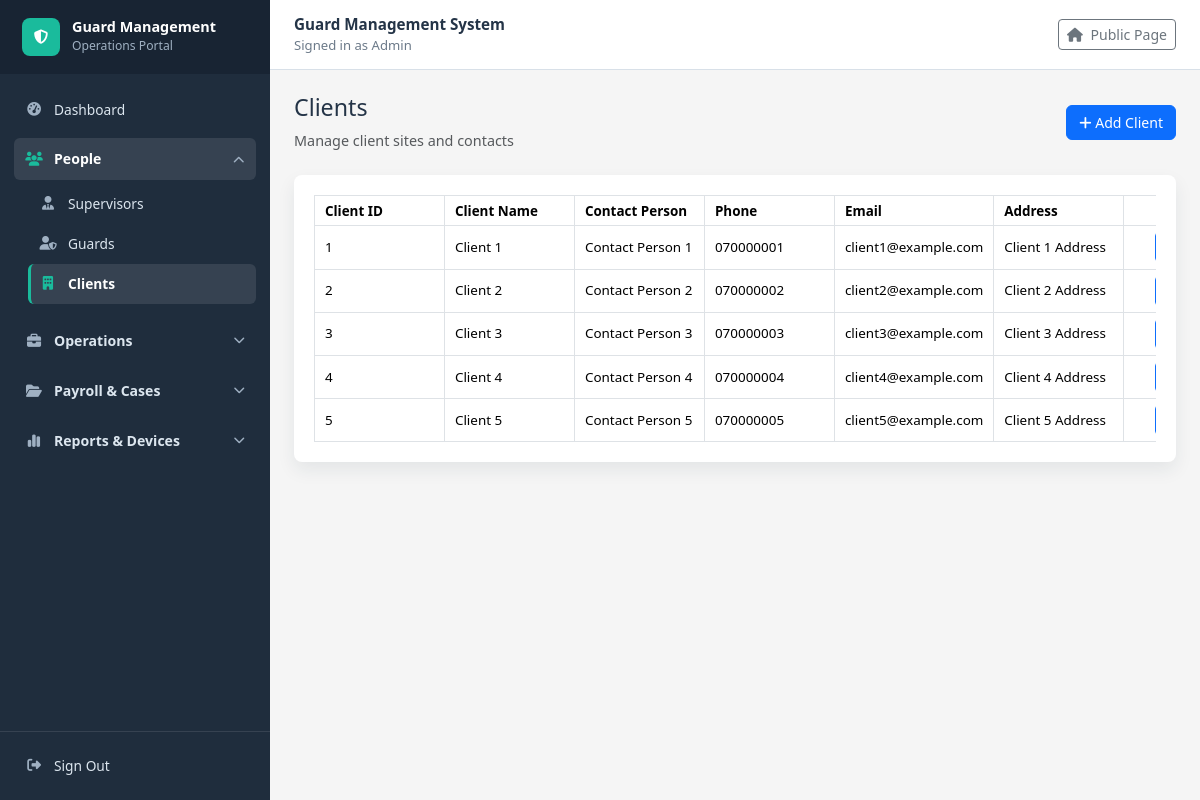
Page /clients/ (signed in) on the committed database.
### guardmanagementsystem/models.py (models this page shows, shortened)
class Client(models.Model):
    client_id = models.AutoField(primary_key=True)
    client_name = models.CharField(max_length=100)
    contact_person = models.CharField(max_length=100)
    phone = models.CharField(max_length=20)
    email = models.EmailField()
    address = models.TextField()

### guardmanagementsystem/views.py (the view)
# urls.py: path("clients/", views.client_list, name="client_list"),
@login_required
def client_list(request):
    return show_records(request, Client.objects.all(), "guardmanagementsystem/client_list.html", "clients")

### guardmanagementsystem/views.py (called while the page is built)
def show_records(request, queryset, template_name, context_name):
    return render(request, template_name, {
        context_name: queryset
    })

### guardmanagementsystem/templates/guardmanagementsystem/client_list.html (shortened to what this page needs)
{% extends "guardmanagementsystem/base.html" %}
{% block content %}
<div class="d-flex justify-content-between align-items-center mb-4">
    <div>
        <h2>Clients</h2>
        <p class="text-muted mb-0">Manage client sites and contacts</p>
    </div>
    <a href="{% url 'client_add' %}" class="btn btn-primary">
        <i class="fa fa-plus"></i> Add Client
    </a>
</div>
<div class="table-card">
    <div class="table-responsive">
        <table class="table table-hover table-bordered align-middle mb-0 export-table" data-export-title="Clients">
            <thead>
                <tr>
                    <th>Client ID</th>
                    <th>Client Name</th>
                    <th>Contact Person</th>
                    <th>Phone</th>
                    <th>Email</th>
                    <th>Address</th>
                    <th class="text-end">Actions</th>
                </tr>
            </thead>
            <tbody>
                {% for client in clients %}
                    <tr>
                        <td>{{ client.client_id }}</td>
                        <td>{{ client.client_name }}</td>
                        <td>{{ client.contact_person }}</td>
                        <td>{{ client.phone }}</td>
                        <td>{{ client.email }}</td>
                        <td>{{ client.address|truncatechars:45 }}</td>
                        <td class="text-end">
                            <div class="action-buttons">
                            </div>
                        </td>
                    </tr>
                {% empty %}
                    <tr>
                        <td colspan="7" class="text-center text-muted py-4">
                            No clients found.
                        </td>
                    </tr>
                {% endfor %}
            </tbody>
        </table>
    </div>
</div>
{% endblock %}

### guardmanagementsystem/templates/guardmanagementsystem/base.html (shortened to what this page needs)
<!doctype html>
<html lang="en">
<head>
    <link href="https://cdn.jsdelivr.net/npm/bootstrap@5.3.3/dist/css/bootstrap.min.css" rel="stylesheet">
    <link href="https://cdnjs.cloudflare.com/ajax/libs/font-awesome/6.5.2/css/all.min.css" rel="stylesheet">
</head>
<body>
    {% with current_url=request.resolver_match.url_name %}
    <div class="app-layout">
        <aside class="sidebar">
            <div class="d-flex align-items-center justify-content-between">
                <a class="sidebar-brand flex-grow-1" href="{% url 'dashboard' %}">
                    <span class="brand-mark"><i class="fa fa-shield-halved"></i></span>
                    <span>
                        <span class="brand-title">Guard Management</span>
                        <span class="brand-subtitle">Operations Portal</span>
                    </span>
                </a>
            </div>
            <nav id="sidebarNav" class="sidebar-nav collapse d-lg-block">
                <a class="sidebar-link {% if current_url == 'dashboard' %}active{% endif %}" href="{% url 'dashboard' %}">
                    <i class="fa fa-gauge-high"></i> Dashboard
                </a>
                <div class="sidebar-module">
                    <button class="module-toggle" type="button" data-bs-toggle="collapse" data-bs-target="#peopleModule" aria-controls="peopleModule" aria-expanded="{% if current_url in 'supervisor_list supervisor_add supervisor_edit supervisor_delete guard_list guard_add guard_edit guard_delete client_list client_add client_edit client_delete' %}true{% else %}false{% endif %}">
                        <span class="module-title"><i class="fa fa-users"></i> People</span>
                        <i class="fa fa-chevron-down module-chevron"></i>
                    </button>
                    <div id="peopleModule" class="collapse {% if current_url in 'supervisor_list supervisor_add supervisor_edit supervisor_delete guard_list guard_add guard_edit guard_delete client_list client_add client_edit client_delete' %}show{% endif %}">
                        <div class="module-menu">
                            <a class="sidebar-link {% if current_url in 'supervisor_list supervisor_add supervisor_edit supervisor_delete' %}active{% endif %}" href="{% url 'supervisor_list' %}">
                                <i class="fa fa-user-tie"></i> Supervisors
                            </a>
                            <a class="sidebar-link {% if current_url in 'guard_list guard_add guard_edit guard_delete' %}active{% endif %}" href="{% url 'guard_list' %}">
                                <i class="fa fa-user-shield"></i> Guards
                            </a>
                            <a class="sidebar-link {% if current_url in 'client_list client_add client_edit client_delete' %}active{% endif %}" href="{% url 'client_list' %}">
                                <i class="fa fa-building"></i> Clients
                            </a>
                        </div>
                    </div>
                </div>
                <div class="sidebar-module">
                    <button class="module-toggle" type="button" data-bs-toggle="collapse" data-bs-target="#operationsModule" aria-controls="operationsModule" aria-expanded="{% if current_url in 'deployment_list deployment_add deployment_edit deployment_delete program_guard attendance_list attendance_add attendance_edit attendance_delete shift_list shift_add shift_edit shift_delete shift_import schedule_csv_template asset_list asset_add asset_edit asset_delete' %}true{% else %}false{% endif %}">
                        <span class="module-title"><i class="fa fa-briefcase"></i> Operations</span>
                        <i class="fa fa-chevron-down module-chevron"></i>
                    </button>
                </div>
                <div class="sidebar-module">
                    <button class="module-toggle" type="button" data-bs-toggle="collapse" data-bs-target="#payrollCasesModule" aria-controls="payrollCasesModule" aria-expanded="{% if current_url in 'salary_list salary_add salary_edit salary_delete salary_payslip_general salary_payslip_individual advance_request_list advance_request_add advance_request_edit advance_request_delete incident_list incident_add incident_edit incident_delete incident_pdf_report disciplinary_action_list disciplinary_action_add disciplinary_action_edit disciplinary_action_delete' %}true{% else %}false{% endif %}">
                        <span class="module-title"><i class="fa fa-folder-open"></i> Payroll & Cases</span>
                        <i class="fa fa-chevron-down module-chevron"></i>
                    </button>
                </div>
                <div class="sidebar-module">
                    <button class="module-toggle" type="button" data-bs-toggle="collapse" data-bs-target="#reportsDevicesModule" aria-controls="reportsDevicesModule" aria-expanded="{% if current_url in 'attendance_query_report schedule_report schedule_report_csv_export iot_device_list iot_device_add iot_device_edit iot_device_delete iot_swipe_attendance audit_log_list' %}true{% else %}false{% endif %}">
                        <span class="module-title"><i class="fa fa-chart-simple"></i> Reports & Devices</span>
                        <i class="fa fa-chevron-down module-chevron"></i>
                    </button>
                </div>
            </nav>
            <div class="sidebar-footer">
                {% if request.user.is_authenticated %}
                    <a class="sidebar-link" href="{% url 'signout' %}">
                        <i class="fa fa-right-from-bracket"></i> Sign Out
                    </a>
                {% else %}
                    <a class="sidebar-link" href="{% url 'signin' %}">
                        <i class="fa fa-right-to-bracket"></i> Sign In
                    </a>
                {% endif %}
            </div>
        </aside>
        <div class="main-panel">
            <header class="topbar">
                <div>
                    <p class="topbar-title">Guard Management System</p>
                    <div class="topbar-user">
                        {% if request.user.is_authenticated %}
                            Signed in as {{ request.user.username }}
                        {% else %}
                            Staff portal
                        {% endif %}
                    </div>
                </div>
                <a class="btn btn-sm btn-outline-secondary" href="{% url 'welcome' %}">
                    <i class="fa fa-house me-1"></i> Public Page
                </a>
            </header>
            <main class="container-fluid page-shell content-area">
                {% block content %}{% endblock %}
            </main>
        </div>
    </div>
    {% endwith %}
</body>
</html>

### guardmanagementsystem/templates/guardmanagementsystem/base.html (style rules this page uses)
:root { --brand: #1abb9c; --brand-dark: #117e69; --line: #d8e0e8; --muted: #6c7a89; --sidebar-bg: #1f2d3d; --sidebar-bg-dark: #182433; --sidebar-active: #1abb9c; }
body { background: whitesmoke; color: #243447; font-size: 0.9rem; min-height: 100vh; }
h2 { font-size: 1.45rem; }
.btn, .form-control, .form-select, .table, .dropdown-menu { font-size: 0.88rem; }
.app-layout { display: flex; min-height: 100vh; }
.sidebar { background: var(--sidebar-bg); color: #dce6ef; display: flex; flex-direction: column; flex: 0 0 270px; min-height: 100vh; position: sticky; top: 0; }
.sidebar-brand { align-items: center; background: var(--sidebar-bg-dark); color: #fff; display: flex; gap: 12px; min-height: 70px; padding: 18px 22px; text-decoration: none; }
.brand-mark { align-items: center; background: var(--sidebar-active); border-radius: 8px; display: inline-flex; height: 38px; justify-content: center; width: 38px; }
.brand-title { display: block; font-size: 0.9rem; font-weight: 800; line-height: 1.15; }
.brand-subtitle { color: #9fb0c2; display: block; font-size: 0.76rem; margin-top: 2px; }
.sidebar-nav { overflow-y: auto; padding: 16px 14px 22px; }
.sidebar-module { margin-top: 8px; }
.module-toggle { align-items: center; background: transparent; border: 0; border-radius: 6px; color: #dce6ef; display: flex; font-weight: 700; gap: 11px; justify-content: space-between; min-height: 42px; padding: 9px 11px; text-align: left; width: 100%; font-size: 0.88rem; }
.module-toggle:hover, .module-toggle[aria-expanded="true"] { background: rgba(255, 255, 255, 0.1); color: #fff; }
.module-title { align-items: center; display: inline-flex; gap: 11px; }
.module-title i { color: #9fb0c2; text-align: center; width: 18px; }
.module-toggle[aria-expanded="true"] .module-title i { color: var(--sidebar-active); }
.module-chevron { color: #9fb0c2; font-size: 0.72rem; transition: transform 0.15s ease; }
.module-toggle[aria-expanded="true"] .module-chevron { transform: rotate(180deg); }
.module-menu { padding: 4px 0 8px 14px; }
.sidebar-link { align-items: center; border-radius: 6px; color: #dce6ef; display: flex; gap: 11px; min-height: 40px; padding: 9px 11px; text-decoration: none; font-size: 0.86rem; }
.sidebar-link i { color: #9fb0c2; text-align: center; width: 18px; }
.sidebar-link:hover, .sidebar-link.active { background: rgba(255, 255, 255, 0.1); color: #fff; }
.sidebar-link.active { border-left: 3px solid var(--sidebar-active); font-weight: 700; padding-left: 8px; }
.sidebar-link.active i { color: var(--sidebar-active); }
.sidebar-footer { border-top: 1px solid rgba(255, 255, 255, 0.1); margin-top: auto; padding: 14px; }
.main-panel { display: flex; flex: 1 1 auto; flex-direction: column; min-width: 0; }
.topbar { align-items: center; background: #fff; border-bottom: 1px solid var(--line); display: flex; justify-content: space-between; min-height: 70px; padding: 0 24px; }
.topbar-title { font-size: 0.95rem; font-weight: 800; margin: 0; }
.topbar-user { color: var(--muted); font-size: 0.82rem; }
.page-shell { padding: 24px 24px 40px; }
.content-area { flex: 1 1 auto; }
.table-card { background: #fff; border-radius: 8px; padding: 20px; box-shadow: 0 8px 18px rgba(31, 45, 61, 0.08); }
.table { font-size: 0.84rem; line-height: 1.25; margin-bottom: 0; table-layout: auto; width: 100%; }
.table-responsive { overflow-x: auto; }
.table-responsive > .table, .dataTable { min-width: max-content; }
.table th, .table td { padding: 0.38rem 0.62rem; vertical-align: middle; }
.table th { min-width: 130px; white-space: nowrap; }
.table td { min-width: 110px; overflow-wrap: anywhere; }
.table th.text-end, .table td.text-end, .table th:last-child, .table td:last-child { min-width: 105px; white-space: nowrap; }

### rows in the picture
Client: client_id "1", client_name "Client 1", contact_person "Contact Person 1", phone "070000001", email "client1@example.com", address "Client 1 Address"
Client: client_id "2", client_name "Client 2", contact_person "Contact Person 2", phone "070000002", email "client2@example.com", address "Client 2 Address"
Client: client_id "3", client_name "Client 3", contact_person "Contact Person 3", phone "070000003", email "client3@example.com", address "Client 3 Address"
Client: client_id "4", client_name "Client 4", contact_person "Contact Person 4", phone "070000004", email "client4@example.com", address "Client 4 Address"
Client: client_id "5", client_name "Client 5", contact_person "Contact Person 5", phone "070000005", email "client5@example.com", address "Client 5 Address"

### other values in the picture
{{ request.user.username }} "Admin"
